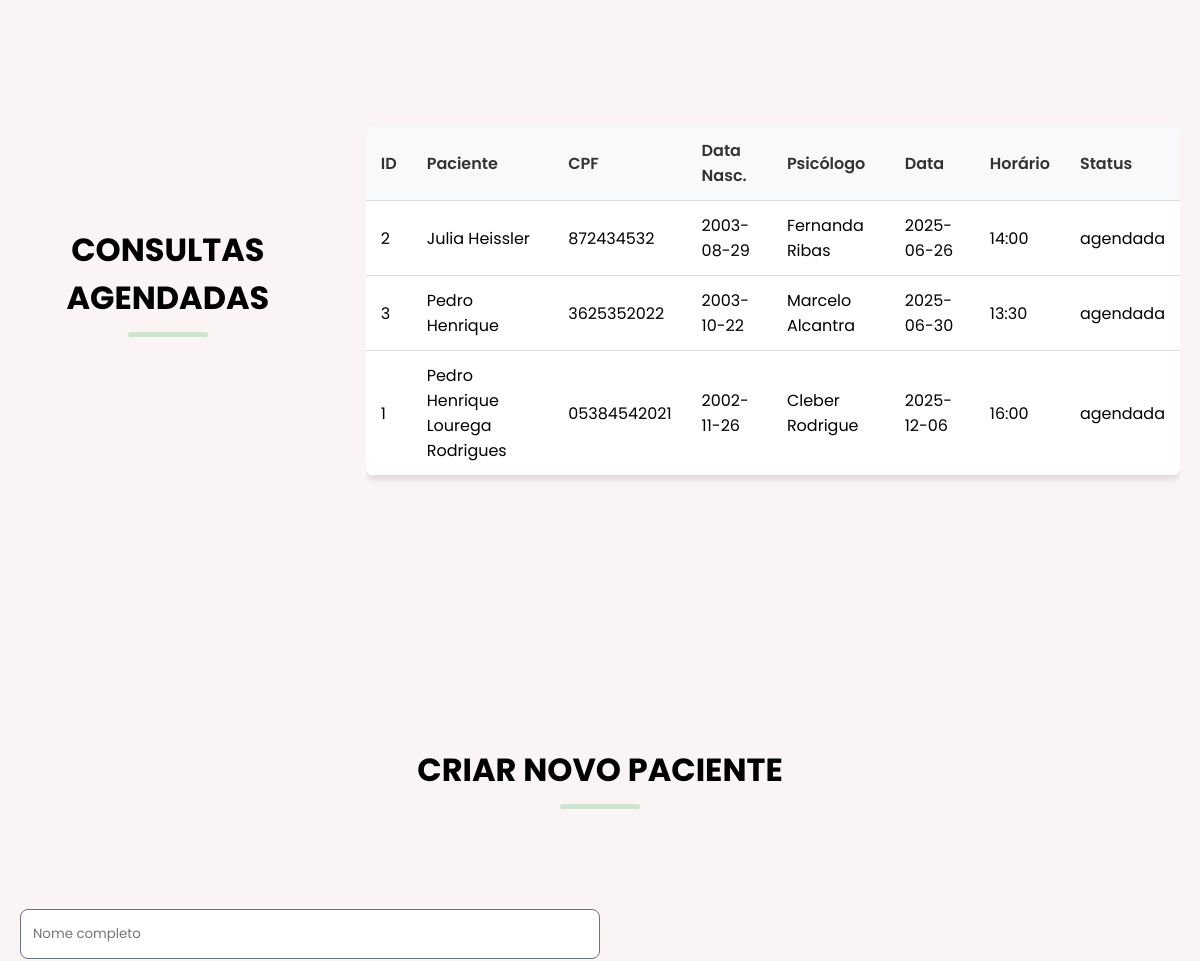
The app's page /dashboard/psicologo (signed in, middle part), older data.
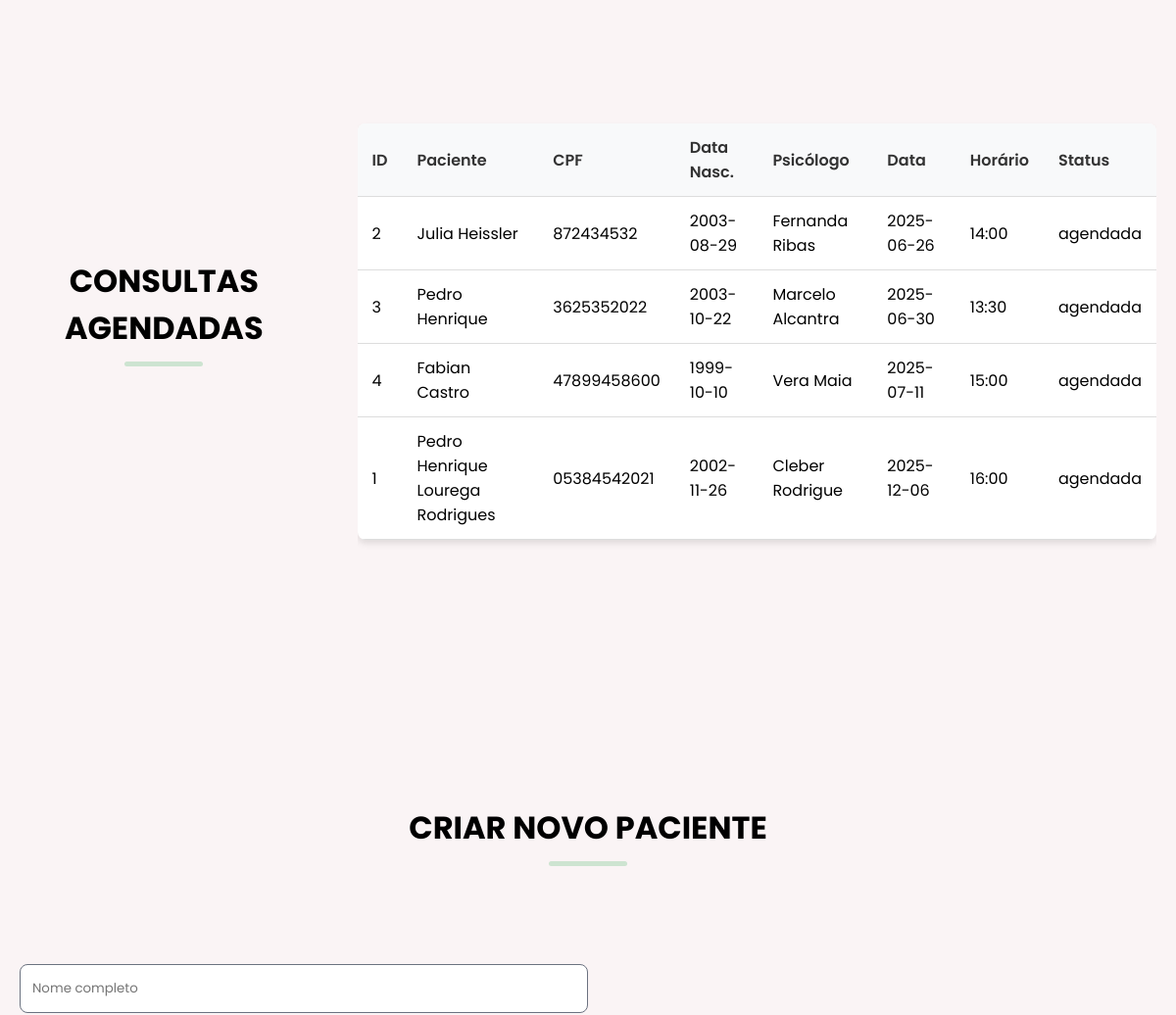
The same page, newer data.
### tables this page shows
CREATE TABLE consultas (
            id INTEGER PRIMARY KEY AUTOINCREMENT,
            paciente_id INTEGER NOT NULL,
            psicologo_id INTEGER NOT NULL,
            data_consulta DATE NOT NULL,
            horario TIME NOT NULL,
            status TEXT DEFAULT 'agendada',
            FOREIGN KEY (paciente_id) REFERENCES pacientes (id),
            FOREIGN KEY (psicologo_id) REFERENCES psicologos (id)
        );

CREATE TABLE pacientes (
            id INTEGER PRIMARY KEY AUTOINCREMENT,
            nome TEXT NOT NULL,
            cpf TEXT NOT NULL,
            data_nascimento DATE NOT NULL,
            username TEXT UNIQUE NOT NULL,
            password TEXT NOT NULL
        );

CREATE TABLE psicologos (
            id INTEGER PRIMARY KEY AUTOINCREMENT,
            nome TEXT NOT NULL,
            especialidade TEXT NOT NULL,
            username TEXT UNIQUE NOT NULL,
            password TEXT NOT NULL
        );

### sistema_psicologos/app.py (the view)
@app.route('/dashboard/psicologo')
def dashboard_psicologo():
    if 'psicologo_id' not in session:
        return redirect(url_for('psicologo_login'))
    consultas = listar_consultas()
    psicologos = listar_psicologos()
    pacientes = listar_pacientes()
    return render_template('dashboard_psicologo.html',
                         consultas=consultas,
                         psicologos=psicologos,
                         pacientes=pacientes,
                         psicologo_nome=session.get('psicologo_nome'))

### sistema_psicologos/database.py (called while the page is built)
def get_db_connection():
    conn = sqlite3.connect('connect_psicologos.db')
    conn.row_factory = sqlite3.Row
    return conn

def listar_consultas():
    conn = get_db_connection()
    consultas = conn.execute('''
        SELECT c.id, c.data_consulta, c.horario, c.status,
               p.nome as paciente_nome, p.cpf, p.data_nascimento, p.id as paciente_id,
               ps.nome as psicologo_nome
        FROM consultas c
        JOIN pacientes p ON c.paciente_id = p.id
        JOIN psicologos ps ON c.psicologo_id = ps.id
        ORDER BY c.data_consulta, c.horario
    ''').fetchall()
    conn.close()
    return consultas

def listar_psicologos():
    conn = get_db_connection()
    psicologos = conn.execute('SELECT * FROM psicologos ORDER BY nome').fetchall()
    conn.close()
    return psicologos

def listar_pacientes():
    conn = get_db_connection()
    pacientes = conn.execute('SELECT * FROM pacientes ORDER BY nome').fetchall()
    conn.close()
    return pacientes

### sistema_psicologos/templates/dashboard_psicologo.html (shortened to what this page needs)
<!DOCTYPE html>
<html lang="pt-BR">
<head>
    <link rel="stylesheet" href="https://cdnjs.cloudflare.com/ajax/libs/font-awesome/6.6.0/css/all.min.css">
     <link rel="stylesheet" href="{{ url_for('static', filename='css/style.css') }}">
</head>
<body>
    <main>
        <section class="about-section">
            <div class="section-content">
                <h2 class="section-tittle">Consultas Agendadas</h2>
                {% if consultas %}
                <div class="table-container">
                    <table class="consultas-table">
                        <thead>
                            <tr>
                                <th>ID</th>
                                <th>Paciente</th>
                                <th>CPF</th>
                                <th>Data Nasc.</th>
                                <th>Psicólogo</th>
                                <th>Data</th>
                                <th>Horário</th>
                                <th>Status</th>
                            </tr>
                        </thead>
                        <tbody>
                            {% for consulta in consultas %}
                            <tr>
                                <td>{{ consulta.paciente_id }}</td>
                                <td>{{ consulta.paciente_nome }}</td>
                                <td>{{ consulta.cpf }}</td>
                                <td>{{ consulta.data_nascimento }}</td>
                                <td>{{ consulta.psicologo_nome }}</td>
                                <td>{{ consulta.data_consulta }}</td>
                                <td>{{ consulta.horario }}</td>
                                <td>{{ consulta.status }}</td>
                            </tr>
                            {% endfor %}
                        </tbody>
                    </table>
                </div>
                {% else %}
                <p class="text">Nenhuma consulta agendada ainda.</p>
                {% endif %}
            </div>
        </section>
        <section class="contact-section">
            <h2 class="section-tittle">Criar Novo Paciente</h2>
            <div class="section-content">
                <form action="{{ url_for('criar_novo_paciente') }}" method="POST" class="contact-form">
                    <input type="text" name="nome" placeholder="Nome completo" class="form-input" required>
                </form>
            </div>
        </section>
    </main>
</body>
</html>

### sistema_psicologos/static/css/style.css (style rules this page uses)
* { margin: 0; padding: 0; box-sizing: border-box; font-family: "Poppins", sans-serif; }
:root { --white-color: #fff; --dark-color: #52796F; --primary-color: #7b7f82; --secondary-color: #CDE4D1; --light-pink-color: #faf4f5; --medium-gray-color: #6B7280; --font-size-s: 0.9rem; --font-size-n: 1rem; --font-size-m: 1.12rem; --font-size-l: 1.5rem; --font-size-xl: 2rem; --font-size-xxl: 2.3rem; --font-weight-normal: 400; --font-weight-medium: 500; --font-weight-semibold: 600; --font-weight-bold: 700; --border-radius-s: 8px; --border-radius-m: 30px; --border-radius-circle: 50%; --site-max-width: 1300px; }
html { scroll-behavior: smooth; }
.section-content { margin: 0 auto; padding: 0 20px; max-width: var(--site-max-width); }
.section-tittle { text-align: center; padding: 60px 0 100px; text-transform: uppercase; font-size: var(--font-size-xl); }
.section-tittle::after { content: ""; width: 80px; height: 5px; display: block; margin: 10px auto 0; border-radius: var(--border-radius-s); background-color: var(--secondary-color); }
.about-section { padding: 120px 0; background: var(--light-pink-color); }
.about-section .section-content { display: flex; gap: 50px; align-items: center; justify-content: space-between; }
.contact-section { padding: 50px 0 100px; background: var(--light-pink-color); }
.contact-section .section-content { display: flex; gap: 48px; align-items: flex-start; justify-content: space-between; }
.contact-section .contact-form .form-input { width:100%; height:50px; padding: 0 12px; outline: none; margin-bottom: 16px; background: var(--white-color); border-radius: var(--border-radius-s); border: 1px solid var(--medium-gray-color); }
.contact-section .contact-form { max-width: 50%; }
.table-container { overflow-x: auto; margin: 20px 0; }
.consultas-table { width: 100%; border-collapse: collapse; margin: 20px 0; background: white; border-radius: 8px; overflow: hidden; box-shadow: 0 4px 6px rgba(0, 0, 0, 0.1); }
.consultas-table th, .consultas-table td { padding: 12px 15px; text-align: left; border-bottom: 1px solid #ddd; }
.consultas-table th { background-color: #f8f9fa; font-weight: 600; color: #333; }

Row changes from the older to the newer data that the page shows:
added consultas: paciente_id "4", paciente_nome "Fabian Castro", cpf "47899458600", data_nascimento "1999-10-10", psicologo_nome "Vera Maia", data_consulta "2025-07-11", horario "15:00", status "agendada"
